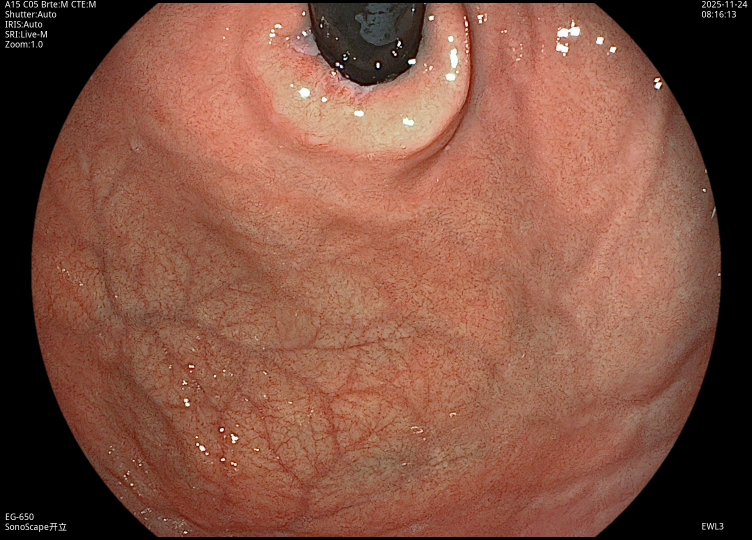
#> input picture data/calibration/good/202511241219G022.jpg, 1504 x 1080 px (shown at 1/2 size)
$ python batch_blur.py   (older library calls are emulated)
#> lines starting #> are read from the running program, lines starting #| are printed output that depends on the picture
#> in process_folder, image is the input picture: shape (1080, 1504, 3); mean B, G, R 66.4, 83.5, 130.4
### scorer.py
import cv2
import numpy as np


# [29 lines left out: function compute_fov_mask, not called in this run]


def compute_blur_value(image):
    """
    Compute Laplacian variance as a blur indicator.
    Higher value usually means sharper image.
    """
    gray = cv2.cvtColor(image, cv2.COLOR_BGR2GRAY)
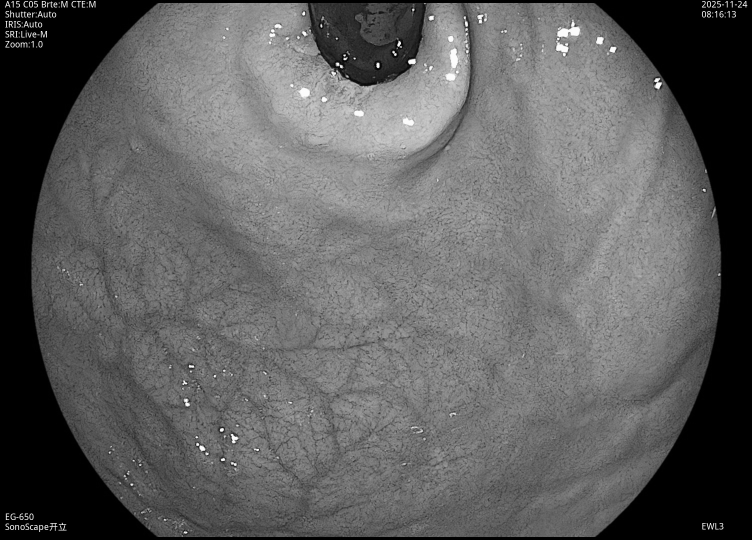
#> gray: shape (1080, 1504) (shown at 1/2 size); min 0, max 255, mean 95.6
    laplacian = cv2.Laplacian(gray, cv2.CV_64F)
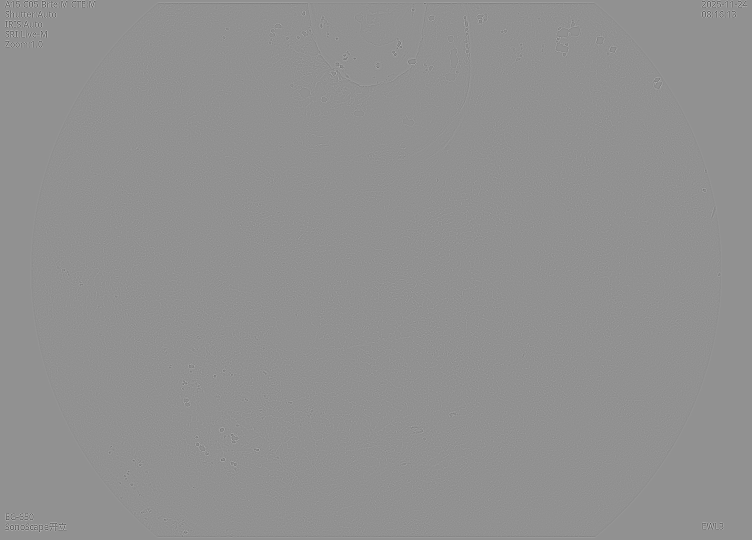
#> laplacian: shape (1080, 1504) float64 (shown at 1/2 size); min -703, max 529, mean 0; drawn with min black and max white
    blur_value = laplacian.var()
#> blur_value = 582.4
    return blur_value


# [98 lines left out: functions normalize_blur_score, compute_exposure_score, compute_dark_visibility_score, not called in this run]

### batch_blur.py
import cv2
import os
from scorer import compute_blur_value


IMG_EXT = (".jpg", ".jpeg", ".png", ".bmp")


def process_folder(folder_path):
    results = []  # (filename, blur_value)

    for filename in os.listdir(folder_path):
        if not filename.lower().endswith(IMG_EXT):
            continue

        image_path = os.path.join(folder_path, filename)
        image = cv2.imread(image_path)

        if image is None:
            print(f"Failed to load: {image_path}")
            continue

        blur_value = compute_blur_value(image)
#> blur_value = 582.4
        results.append((filename, blur_value))

    return results


def summary(results, label):
    print(f"\n--- {label} ---")

    if not results:
        print("No valid images.")
        return

    values = [v for _, v in results]

    values_sorted = sorted(values)
    n = len(values_sorted)

    def p(q):
        return values_sorted[int(q * (n - 1))]

    print(f"Count: {n}")
    print(f"Min: {values_sorted[0]:.2f}")
    print(f"P10: {p(0.10):.2f}")
    print(f"P25: {p(0.25):.2f}")
    print(f"Median: {p(0.50):.2f}")
    print(f"P75: {p(0.75):.2f}")
    print(f"P90: {p(0.90):.2f}")
    print(f"Max: {values_sorted[-1]:.2f}")


def main():
    base = os.path.join("data", "calibration")

    good = process_folder(os.path.join(base, "good"))
    medium = process_folder(os.path.join(base, "medium"))
    bad = process_folder(os.path.join(base, "bad"))

    summary(good, "GOOD")
    summary(medium, "MEDIUM")
    summary(bad, "BAD")


if __name__ == "__main__":
#> (the run stopped early here; a loop or call above may not have finished)
